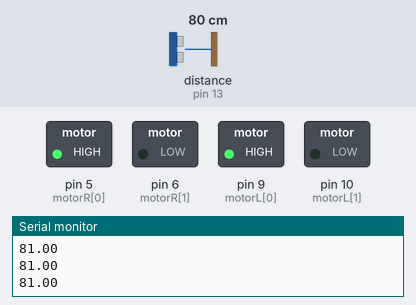
The sketch below on a simulated Arduino Uno, built with avr-gcc and run on an emulated ATmega328P. Shown: switched loads named in the sketch (green lamp = pin HIGH), the last lines printed to the serial monitor. The inputs (shaded band) are chosen by the test bench; at power-on: distance to the obstacle (sensor on pin 13) 80 cm. The echo pulse lasts 58.3 µs per cm.

Above: at 1.2 s.
1.3 s: distance to the obstacle (sensor on pin 13) set to 22 cm
2.8 s: distance to the obstacle (sensor on pin 13) set to 19 cm
At 3.1 s:
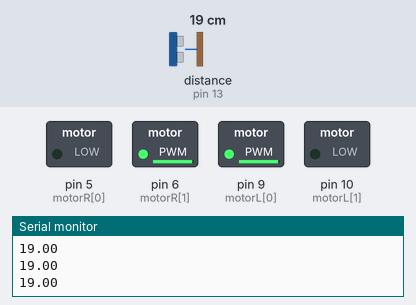
4.3 s: distance to the obstacle (sensor on pin 13) set to 35 cm
At 4.8 s:
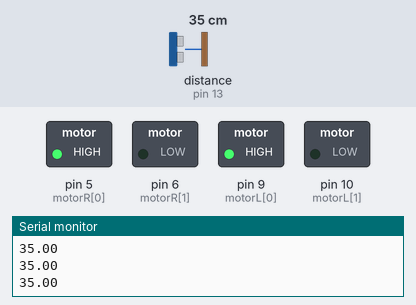
5.8 s: distance to the obstacle (sensor on pin 13) set to 2 cm
At 6.8 s:
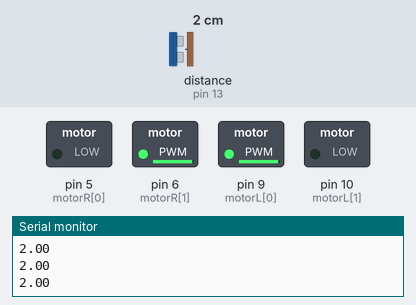
7.3 s: distance to the obstacle (sensor on pin 13) set to 60 cm
At 7.9 s:
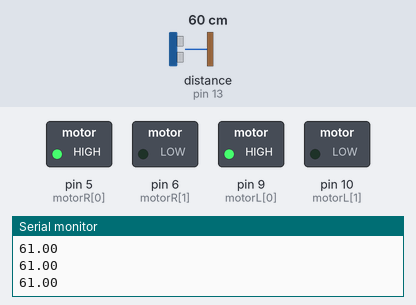
Timing chart, 0 to 9.8 s (numbered marks = the images above; inputs shaded):
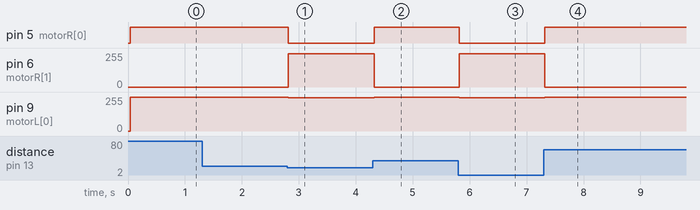

Measured:
- the behaviour switches between 21 and 20 cm on distance to the obstacle (sensor on pin 13) (found by bisection; images 0 and 1)
- after the input at 2.8 s, pin 5 (motorR[0]): HIGH → LOW at once; pin 6 (motorR[1]): 0/255 → 250/255 at once; pin 9 (motorL[0]): 255/255 → 250/255 at once
- after the input at 4.3 s, pin 5 (motorR[0]): LOW → HIGH at once; pin 6 (motorR[1]): 250/255 → 0/255 at once; pin 9 (motorL[0]): 250/255 → 255/255 at once
- after the input at 5.8 s, pin 5 (motorR[0]): HIGH → LOW at once; pin 6 (motorR[1]): 0/255 → 250/255 at once; pin 9 (motorL[0]): 255/255 → 250/255 at once
- after the input at 7.3 s, pin 5 (motorR[0]): LOW → HIGH at once; pin 6 (motorR[1]): 250/255 → 0/255 at once; pin 9 (motorL[0]): 250/255 → 255/255 at once

The sketch:

motorVelDist.ino
```cpp
//HCSR04 lib and pins
#include <NewPing.h>

#define TRIGGER_PIN  12
#define ECHO_PIN     13
#define MAX_DISTANCE 150

//Motor pins
int motorR[2] = { 5, 6 };
int motorL[2] = { 9, 10 };

NewPing sonar(TRIGGER_PIN, ECHO_PIN, MAX_DISTANCE);

typedef struct motor
{
  float vel;
  int maxVel;
  int minVel;
};
typedef struct motor Motor;

float distance()
{
  delay(30);                      // Wait 50ms between pings (about 20 pings/sec). 29ms should be the shortest delay between pings.
  unsigned int uS = sonar.ping(); // Send ping, get ping time in microseconds (uS).
  //Serial.print("Ping: ");
  float cmFromWall = uS / US_ROUNDTRIP_CM; // Convert ping time to distance in cm and print result (0 = outside set distance range)
  return cmFromWall;
}

void setup()
{
  pinMode( TRIGGER_PIN, OUTPUT );
  pinMode( ECHO_PIN, INPUT );

  pinMode( motorR[0], OUTPUT );
  pinMode( motorR[1], OUTPUT );
  pinMode( motorL[0], OUTPUT );
  pinMode( motorL[1], OUTPUT );
  Serial.begin(9600);
}

void loop()
{
  float gap = distance();

  Serial.println( gap );


  if( gap > 20 || gap == 0 )
  {
    analogWrite( motorR[0], 255 );
    analogWrite( motorR[1], 0 );
    analogWrite( motorL[0], 255 );
    analogWrite( motorL[1], 0 );
  }
  else
  {
    analogWrite( motorR[0], 0 );
    analogWrite( motorR[1], 250 );
    analogWrite( motorL[0], 250 );
    analogWrite( motorL[1], 0 );
  }
}
```
